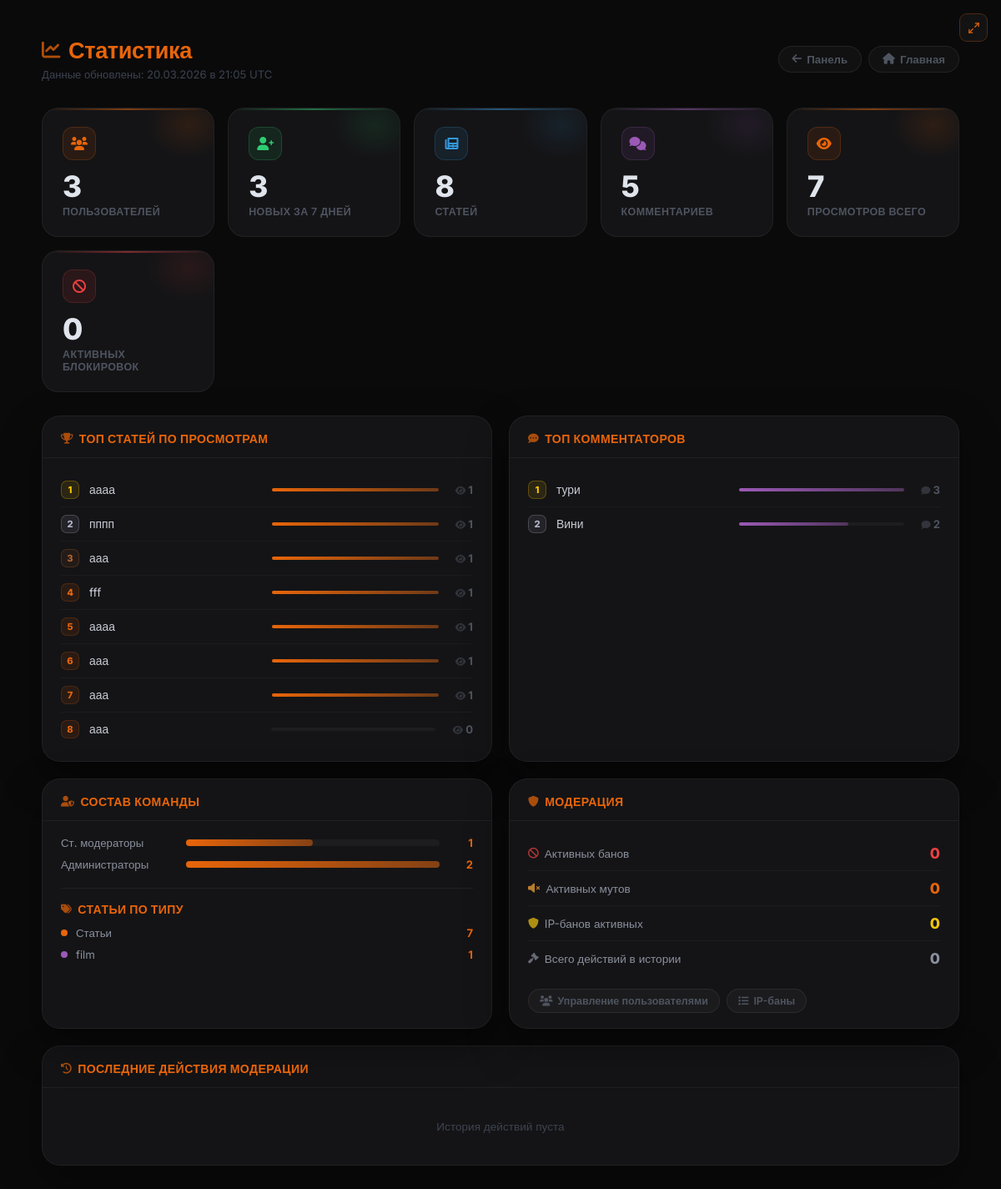
The page /admin/stats (signed in) on the database as committed earlier.
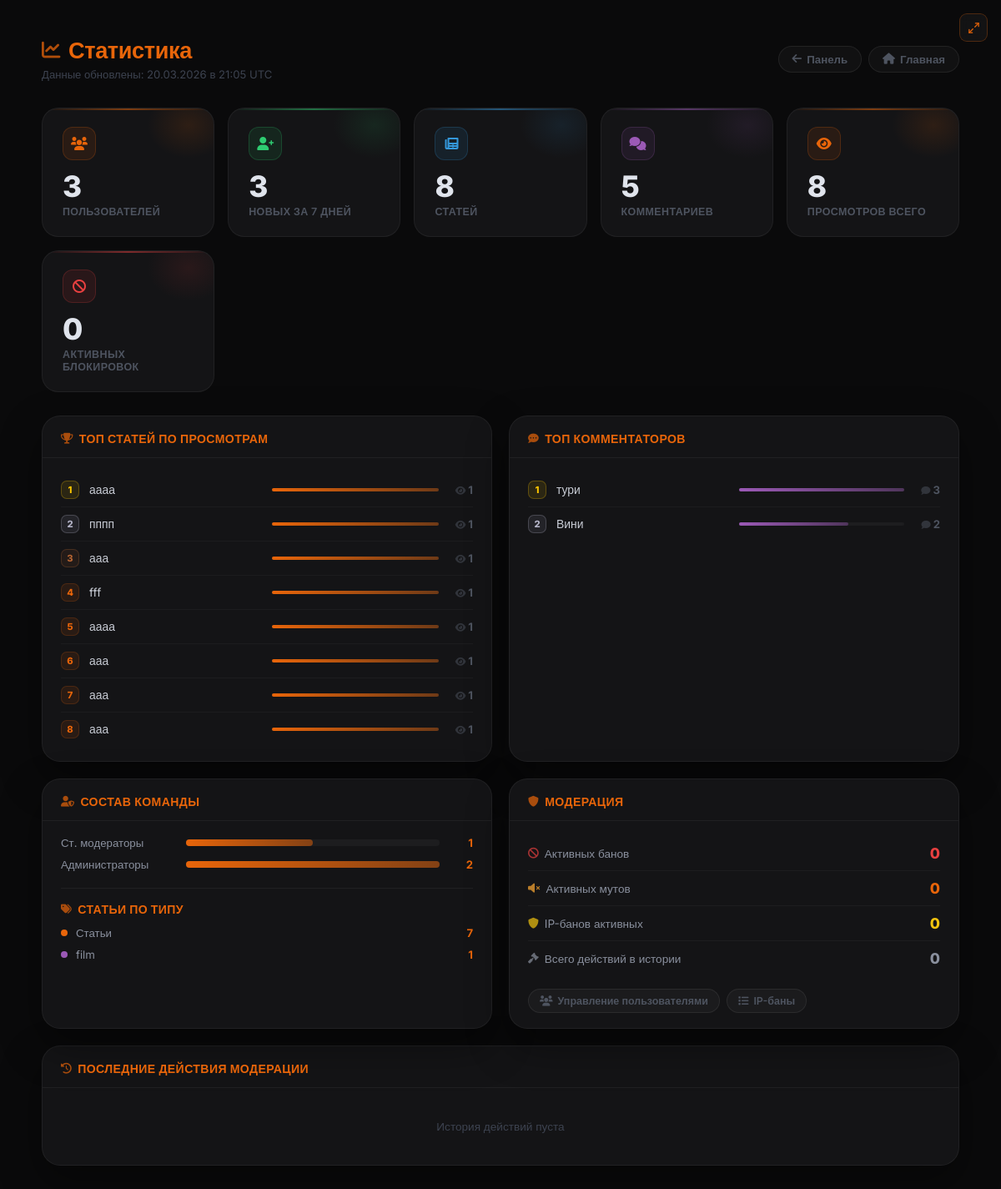
The same page on the database as committed later.
### models.py (models this page shows, shortened)
class Article(db.Model):
    __tablename__ = 'articles'
    id          = db.Column(db.Integer, primary_key=True)
    title       = db.Column(db.String(300), nullable=False)
    preview     = db.Column(db.Text, nullable=True)       # краткое описание
    content     = db.Column(db.Text, nullable=False)
    image       = db.Column(db.String(500), nullable=True)  # URL изображения (старый способ)
    image_file  = db.Column(db.String(300), nullable=True)  # имя файла загруженного изображения
    video_url   = db.Column(db.String(500), nullable=True)  # ссылка на YouTube
    video_file  = db.Column(db.String(300), nullable=True)  # загруженный видео-файл
    category    = db.Column(db.String(50), default='article')
    views       = db.Column(db.Integer, default=0)
    likes       = db.Column(db.Integer, default=0)
    dislikes    = db.Column(db.Integer, default=0)
    created_at  = db.Column(db.DateTime, default=datetime.utcnow)
    updated_at  = db.Column(db.DateTime, default=datetime.utcnow, onupdate=datetime.utcnow)
    author_id   = db.Column(db.Integer, db.ForeignKey('users.id'), nullable=False)
    game_id     = db.Column(db.Integer, db.ForeignKey('games.id'), nullable=True)
    comments    = db.relationship('Comment',      backref='article', lazy='dynamic',
                                  cascade='all, delete-orphan')
    votes       = db.relationship('Vote',         backref='article', lazy='dynamic',
                                  cascade='all, delete-orphan')
    extra_pages = db.relationship('ExtraPage',    backref='article', lazy='dynamic',
                                  cascade='all, delete-orphan')
    dropdown_items = db.relationship('DropdownItem', backref='article', lazy='dynamic',
                                     cascade='all, delete-orphan', order_by='DropdownItem.order')
    article_views  = db.relationship('ArticleView',  backref='article', lazy='dynamic',
                                     cascade='all, delete-orphan')

class User(db.Model, UserMixin):
    __tablename__ = 'users'
    id             = db.Column(db.Integer, primary_key=True)
    username       = db.Column(db.String(80),  unique=True, nullable=False)
    email          = db.Column(db.String(120), unique=True, nullable=False)
    password_hash  = db.Column(db.String(256), nullable=False)
    role           = db.Column(db.Integer, default=0)
    created_at     = db.Column(db.DateTime, default=datetime.utcnow)   # дата регистрации
    last_seen      = db.Column(db.DateTime, default=datetime.utcnow)
    banned_until   = db.Column(db.DateTime, nullable=True)
    ban_reason     = db.Column(db.String(500), nullable=True)
    banned_by_id   = db.Column(db.Integer, db.ForeignKey('users.id'), nullable=True)
    recovery_key   = db.Column(db.String(256), nullable=True)
    avatar         = db.Column(db.String(300), nullable=True)
    terms_agreed   = db.Column(db.Boolean, default=False)
    privacy_agreed = db.Column(db.Boolean, default=False)
    articles       = db.relationship('Article',  backref='author',     lazy='dynamic', foreign_keys='Article.author_id')
    comments       = db.relationship('Comment',  backref='author',     lazy='dynamic', foreign_keys='Comment.author_id')
    votes          = db.relationship('Vote',     backref='user',       lazy='dynamic')
    extra_pages    = db.relationship('ExtraPage', backref='author',    lazy='dynamic', foreign_keys='ExtraPage.author_id')
    comment_reactions = db.relationship('CommentReaction', backref='user', lazy='dynamic')

### app.py (the view)
@app.route('/admin/stats')
@login_required
def admin_stats():
    perm = UserPermission.query.filter_by(user_id=current_user.id).first()
    if current_user.role < 4 and not (perm and perm.can_see_stats):
        abort(403)
    from sqlalchemy import func as sqlfunc
    total_users    = User.query.count()
    total_articles = Article.query.count()
    total_comments = Comment.query.count()
    total_views    = db.session.query(sqlfunc.sum(Article.views)).scalar() or 0
    roles_data  = db.session.query(User.role, sqlfunc.count(User.id)).group_by(User.role).all()
    roles_map   = {0:'Пользователи',1:'Модераторы чата',2:'Редакторы',3:'Ст. модераторы',4:'Администраторы'}
    roles_stats = [(roles_map.get(r, f'Роль {r}'), cnt) for r, cnt in sorted(roles_data)]
    top_articles = Article.query.order_by(Article.views.desc()).limit(10).all()
    top_commenters = db.session.query(
        User.username, sqlfunc.count(Comment.id).label('cnt')
    ).join(Comment, Comment.author_id == User.id)\
     .group_by(User.id, User.username)\
     .order_by(sqlfunc.count(Comment.id).desc()).limit(10).all()
    week_ago       = datetime.utcnow() - timedelta(days=7)
    new_users_week = User.query.filter(User.created_at >= week_ago).count() if hasattr(User, 'created_at') else 0
    active_bans    = User.query.filter(User.banned_until > datetime.utcnow()).count()
    active_mutes   = Mute.query.filter(Mute.muted_until > datetime.utcnow()).count()
    active_ip_bans = IPBan.query.filter(IPBan.banned_until > datetime.utcnow()).count()
    cat_data  = db.session.query(Article.category, sqlfunc.count(Article.id)).group_by(Article.category).all()
    cat_stats = [(c or 'article', cnt) for c, cnt in cat_data]
    recent_penalties = PenaltyHistory.query.order_by(PenaltyHistory.created_at.desc()).limit(15).all()
    return render_template('admin/stats.html',
        total_users=total_users,
        total_articles=total_articles,
        total_comments=total_comments,
        total_views=total_views,
        roles_stats=roles_stats,
        top_articles=top_articles,
        top_commenters=top_commenters,
        new_users_week=new_users_week,
        active_bans=active_bans,
        active_mutes=active_mutes,
        active_ip_bans=active_ip_bans,
        cat_stats=cat_stats,
        recent_penalties=recent_penalties,
        now=datetime.utcnow(),
    )

### app.py (called while the page is built)
@login_manager.user_loader
def load_user(user_id):
    return User.query.get(int(user_id))

@app.before_request
def update_last_seen():
    if current_user.is_authenticated:
        current_user.last_seen = datetime.utcnow()
        db.session.commit()

@app.after_request
def add_security_headers(response):
    if request.path.startswith('/game'):
        response.headers['X-Frame-Options'] = 'SAMEORIGIN'
    else:
        response.headers['X-Frame-Options'] = 'DENY'
    response.headers['X-Content-Type-Options'] = 'nosniff'
    response.headers['X-XSS-Protection']       = '1; mode=block'
    response.headers.pop('Server', None)
    response.headers.pop('X-Powered-By', None)
    return response

### templates/admin/stats.html (shortened to what the changed rows need)
{% extends "base.html" %}
{% block content %}
<div class="stats-outer">
<div class="stats-wrap">
    <div class="stats-header">
        <div>
            <h1 class="stats-title"><i class="fas fa-chart-line"></i> Статистика</h1>
        </div>
    </div>
    <div class="kpi-grid">
        <div class="kpi-card">
            <div class="kpi-glow"></div>
            <div class="kpi-icon"><i class="fas fa-eye"></i></div>
            <div class="kpi-value">{{ "{:,}".format(total_views).replace(",", " ") }}</div>
            <div class="kpi-label">Просмотров всего</div>
        </div>
    </div>
    <div class="two-col">
        <div class="panel">
            <div class="panel-body">
                {% set max_views = top_articles[0].views if top_articles and top_articles[0].views > 0 else 1 %}
                <ul class="top-list">
                    {% for art in top_articles %}
                    <li>
                        <div class="top-rank {% if loop.index == 1 %}gold{% elif loop.index == 2 %}silver{% elif loop.index == 3 %}bronze{% endif %}">
                            {{ loop.index }}
                        </div>
                        <div class="top-name">
                            <a href="{{ url_for('article', article_id=art.id) }}" target="_blank">{{ art.title }}</a>
                        </div>
                        <div class="top-bar-wrap">
                            <div class="top-bar" style="width:{{ [art.views * 100 // max_views, 100]|min }}%"></div>
                        </div>
                        <div class="top-value"><i class="fas fa-eye" style="font-size:0.7rem; opacity:0.5;"></i> {{ art.views }}</div>
                    </li>
                    {% else %}
                    <li><span style="color:#3d4350; font-size:0.84rem;">Нет данных</span></li>
                    {% endfor %}
                </ul>
            </div>
        </div>
        <div class="panel">
            <div class="panel-body">
                {% set max_comments = top_commenters[0][1] if top_commenters and top_commenters[0][1] > 0 else 1 %}
                <ul class="top-list">
                    {% for username, cnt in top_commenters %}
                    <li>
                        <div class="top-rank {% if loop.index == 1 %}gold{% elif loop.index == 2 %}silver{% elif loop.index == 3 %}bronze{% endif %}">
                            {{ loop.index }}
                        </div>
                        <div class="top-name">{{ username }}</div>
                        <div class="top-bar-wrap">
                            <div class="top-bar" style="width:{{ [cnt * 100 // max_comments, 100]|min }}%; background:linear-gradient(90deg, #9b59b6, rgba(155,89,182,0.4));"></div>
                        </div>
                        <div class="top-value"><i class="fas fa-comment" style="font-size:0.7rem; opacity:0.5;"></i> {{ cnt }}</div>
                    </li>
                    {% else %}
                    <li><span style="color:#3d4350; font-size:0.84rem;">Нет данных</span></li>
                    {% endfor %}
                </ul>
            </div>
        </div>
    </div>
    <div class="two-col">
        <div class="panel">
            <div class="panel-body">
                <div class="roles-grid">
                    {% set max_role_cnt = roles_stats|map(attribute=1)|max if roles_stats else 1 %}
                    {% for role_name, cnt in roles_stats %}
                    <div class="role-row">
                        <div class="role-name">{{ role_name }}</div>
                        <div class="role-bar-wrap">
                            <div class="role-bar" style="width:{{ [cnt * 100 // (max_role_cnt if max_role_cnt > 0 else 1), 100]|min }}%"></div>
                        </div>
                        <div class="role-count">{{ cnt }}</div>
                    </div>
                    {% endfor %}
                </div>
                {% if cat_stats %}
                <div style="margin-top:20px; border-top:1px solid rgba(255,255,255,0.05); padding-top:16px;">
                    <div class="cat-grid">
                        {% for cat, cnt in cat_stats %}
                        <div class="cat-row">
                            <div class="cat-dot" style="background:{% if cat == 'article' %}#e8650a{% elif cat == 'news' %}#3498db{% else %}#9b59b6{% endif %};"></div>
                            <div class="cat-name">{% if cat == 'article' %}Статьи{% elif cat == 'news' %}Новости{% else %}{{ cat }}{% endif %}</div>
                            <div class="cat-count">{{ cnt }}</div>
                        </div>
                        {% endfor %}
                    </div>
                </div>
                {% endif %}
            </div>
        </div>
    </div>
</div>
</div>
{% endblock %}

Rows that differ between the two databases and show on the page:
changed Article (number 7 of 8 on the later page): views "0" → "1"; moves up the list
Other text that changed with them:
{{ "{:,}".format(total_views).replace(",", " ") }}: "7" → "8"
